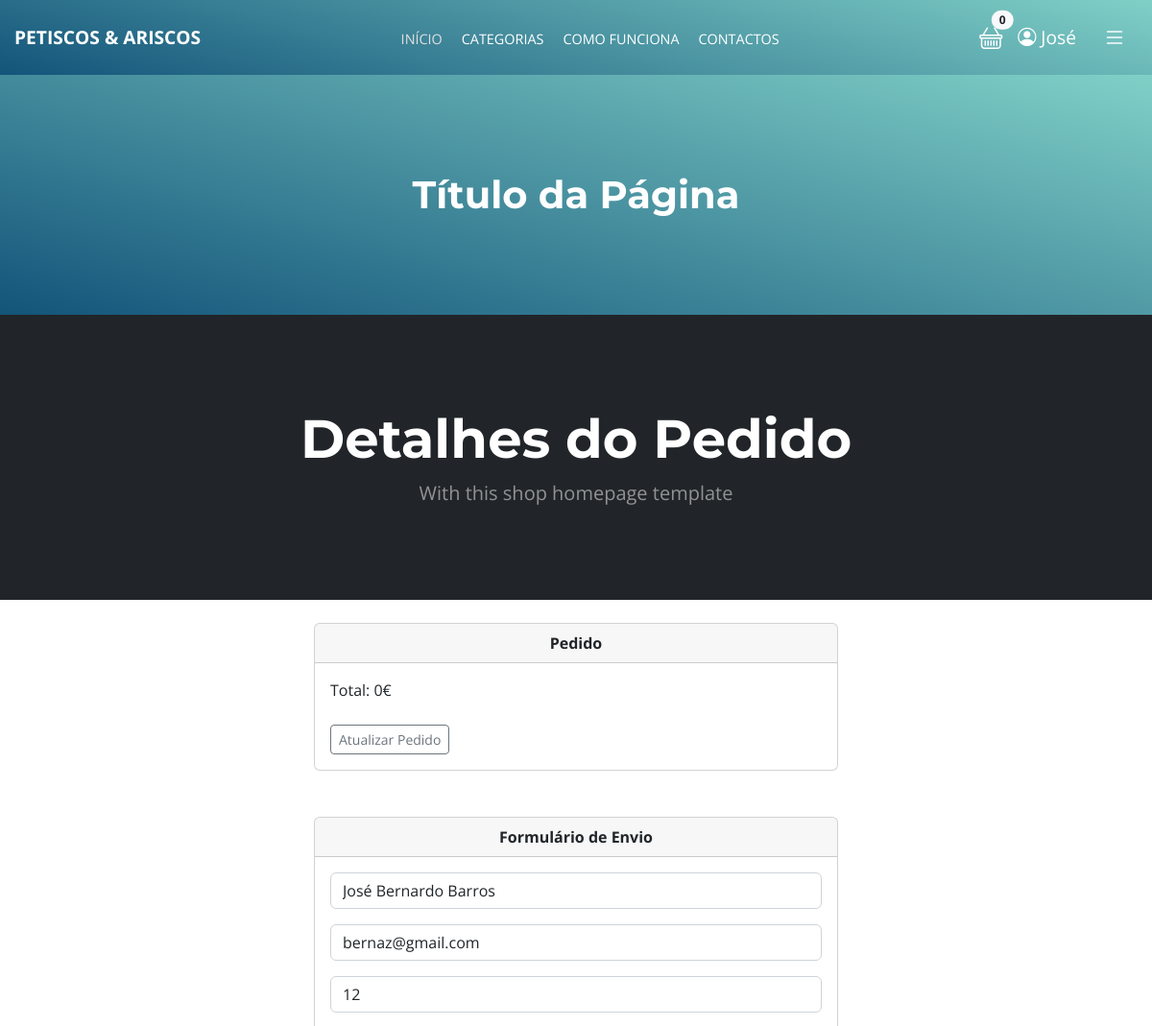
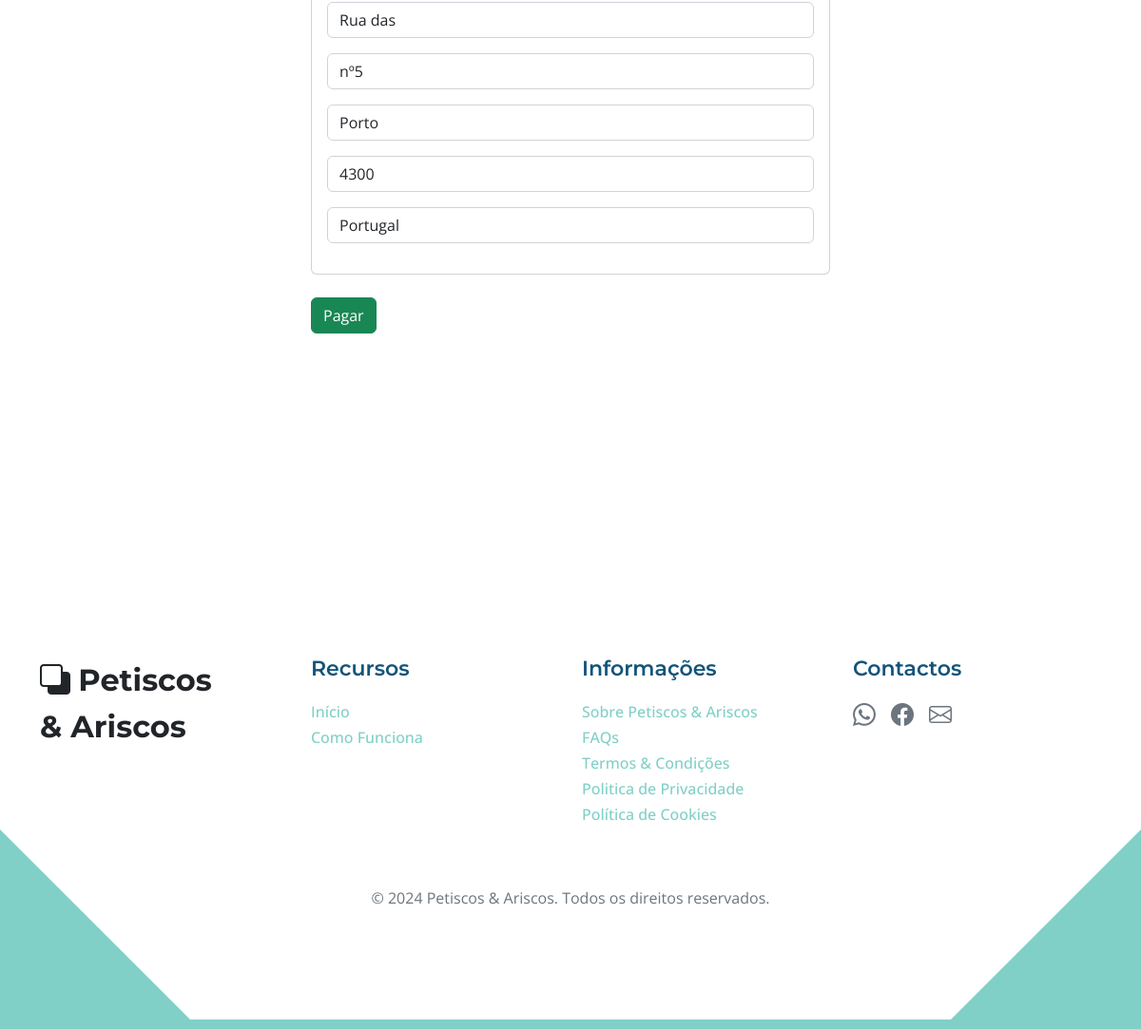
Page /pagamentos/pagamento (signed in) on the committed database (2 pictures, top to bottom).
### pagamentos/models.py (models this page shows, shortened)
class ShippingAddress(models.Model):
    user = models.ForeignKey(User, on_delete=models.CASCADE, null=True, blank=True)
    shipping_full_name = models.CharField(max_length=200)
    shipping_email = models.CharField(max_length=200)
    shipping_address1 = models.CharField(max_length=200)
    shipping_address2 = models.CharField(max_length=200)
    shipping_phone = models.CharField(max_length=200, null=True, blank=True)
    shipping_city = models.CharField(max_length=200, null=True, blank=True)
    shipping_zipcode = models.CharField(max_length=200, null=True, blank=True)
    shipping_country = models.CharField(max_length=200, null=True, blank=True)
    class Meta:
        verbose_name_plural = "Shipping Address"

### pagamentos/views.py (the view)
# urls.py: path('pagamento', views.checkout, name='checkout'),
def checkout(request):
    cart = Cart(request)
    cart_products = cart.get_prods
    quantities = cart.get_quants
    totals = cart.cart_total()
    if request.user.is_authenticated:
        shipping_user = ShippingAddress.objects.get(user__id=request.user.id)
        shipping_form = ShippingForm(request.POST or None, instance=shipping_user)
        return render(request, 'payment/checkout.html', {'cart_products':cart_products, 'quantities': quantities, 'totals':totals, 'shipping_form':shipping_form})
    else:
        shipping_form = ShippingForm(request.POST or None)
        return render(request, 'payment/checkout.html', {'cart_products':cart_products, 'quantities': quantities, 'totals':totals, 'shipping_form':shipping_form})

### carrinho/cart.py (called while the page is built, shortened)
	def __len__(self):
		return len(self.cart)

	def get_prods(self):
		product_ids = self.cart.keys()
		products = Product.objects.filter(id__in=product_ids)
		return products

	def cart_total(self):
		product_ids = self.cart.keys()
		products = Product.objects.filter(id__in=product_ids)
		quantities = self.cart
		total = 0
		return total

### carrinho/context_processors.py (called while the page is built)
def cart(request):
	return {'cart': Cart(request)}

### loja/context_processors.py (called while the page is built)
def categories_context(request):
    desired_order = ['Entradas', 'Saladas', 'Carnes', 'Peixes', 'Tabuas', 'Tartes', 'Sobremesas']
    categories = sorted(
        Category.objects.all(),
        key=lambda x: desired_order.index(x.name) if x.name in desired_order else len(desired_order)
    )
    return {'categories': categories}

### pagamentos/templates/payment/checkout.html (shortened to what this page needs)
{% extends 'base.html' %}
{% block content %}
    <header class="bg-dark py-5">
        <div class="container px-4 px-lg-5 my-5">
            <div class="text-center text-white">
                <h1 class="display-4 fw-bolder">Detalhes do Pedido</h1>
                <p class="lead fw-normal text-white-50 mb-0">With this shop homepage template</p>
            </div>
        </div>
    </header>
    <br/>
    <div class="container">
        <div class="row">
            <div class="col-md-6 offset-md-3">
                <div class="card">
                    <div class="card-header">
                    <strong><center>Pedido</center></strong>
                    </div>
                        <div class="card-body">
                            Total: {{ totals }}€
                            <br/><br/>
                            <a href="{% url 'cart_summary' %}" class="btn btn-sm btn-outline-secondary">Atualizar Pedido</a>
                        </div>
                    </div>
                    <br/><br/>
                    <div class="card">
                        <div class="card-header">
                        <strong><center>Formulário de Envio</center></strong>
                        </div>
                        <div class="card-body">
                            <form method="POST" action="{% url 'billing_info' %}">
                                {{ shipping_form.as_p }}
                        </div>
                    </div>
                    <br/>
                    <button type="submit" class="btn btn-success">Pagar</a>
                    </button>
                </div>
            </div>
        </div>
    <br/><br/><br/><br/><br/><br/><br/><br/><br/><br/>
{% endblock %}

### loja/templates/navbar.html (shortened to what this page needs)
{% load static %}
<nav class="new-navbar">
    <div class="container d-flex justify-content-between align-items-center">
        <a href="{% url 'home' %}" class="new-navbar-brand">Petiscos & Ariscos</a>
        <ul class="new-navbar-nav d-flex mb-0">
            <li class="new-nav-item">
                <a href="{% url 'home' %}" class="new-nav-link active">INÍCIO</a>
            </li>
            <li class="new-nav-item dropdown">
                <a href="#" class="new-nav-link dropdown-toggle" id="dropdownMenu" role="button" data-bs-toggle="dropdown" aria-expanded="false">
                    CATEGORIAS
                </a>
            </li>
            <li class="new-nav-item">
                <a href="{% url 'home' %}#section_4" class="new-nav-link">COMO FUNCIONA</a>
            </li>
            <li class="new-nav-item">
                <a href="#section_5" class="new-nav-link">CONTACTOS</a>
            </li>
        </ul>
        <div class="d-flex align-items-center gap-3">
            <div class="cart-icon position-relative">
                <a href="{% url 'cart_summary' %}" class="cart-link">
                    <i class="bi bi-basket" style="font-size: 1.5rem;"></i>
                    <span class="badge position-absolute top-0 start-100 translate-middle bg-light text-dark rounded-pill" id="cart_quantity">
                        {{ cart|length }}
                    </span>
                </a>
            </div>
            <div class="new-navbar-icons dropdown">
                <a href="#" class="dropdown-toggle no-arrow" id="userDropdown" role="button" data-bs-toggle="dropdown" aria-expanded="false">
                    <i class="bi bi-person-circle"></i>
                    {% if user.is_authenticated %}
                        {{ user.first_name|default:user.username }}
                    {% else %}
                        Conta
                    {% endif %}
                </a>
            </div>
            <button class="btn new-navbar-toggle dropdown-toggle no-arrow" id="customToggle" type="button" data-bs-toggle="dropdown" aria-expanded="false">
                <i class="bi bi-list" style="font-size: 1.5rem;"></i>
            </button>
        </div>
    </div>
</nav>

### static/css/template-topics.css (style rules this page uses)
:root { --white-color: #ffffff; --primary-color: #13547a; --secondary-color: #80d0c7; --section-bg-color: #f0f8ff; --custom-btn-bg-color: #80d0c7; --custom-btn-bg-hover-color: #13547a; --dark-color: #000000; --p-color: #717275; --border-color: #7fffd4; --link-hover-color: #13547a; --body-font-family: 'Open Sans', sans-serif; --title-font-family: 'Montserrat', sans-serif; --h1-font-size: 58px; --h2-font-size: 46px; --h3-font-size: 32px; --h4-font-size: 28px; --h5-font-size: 24px; --h6-font-size: 22px; --p-font-size: 20px; --menu-font-size: 14px; --btn-font-size: 18px; --copyright-font-size: 16px; --border-radius-large: 100px; --border-radius-medium: 20px; --border-radius-small: 10px; --font-weight-normal: 400; --font-weight-medium: 500; --font-weight-semibold: 600; --font-weight-bold: 700; }
body { background-color: var(--white-color); font-family: var(--body-font-family); }
h1, h2, h3, h4, h5, h6 { font-family: var(--title-font-family); font-weight: var(--font-weight-semibold); }
h1 { font-size: var(--h1-font-size); font-weight: var(--font-weight-bold); }
p { color: var(--p-color); font-size: var(--p-font-size); font-weight: var(--font-weight-normal); }
ul li { color: var(--p-color); font-size: var(--p-font-size); font-weight: var(--font-weight-normal); }
a, button { touch-action: manipulation; transition: all 0.3s; }
a { display: inline-block; color: var(--primary-color); text-decoration: none; }
b, strong { font-weight: var(--font-weight-bold); }

### static/css/customs.css (style rules this page uses)
.new-navbar { background: linear-gradient(15deg, #13547a 0%, #80d0c7 100%); padding: 15px 0; position: relative; width: 100%; z-index: 1000; }
.new-navbar .container { max-width: 1200px; margin: 0 auto; padding: 0 15px; }
.new-navbar-brand { font-size: 1.2rem; font-weight: bold; color: #fff; text-decoration: none; text-transform: uppercase; }
.new-navbar-nav { list-style: none; gap: 20px; display: flex; margin: 0 auto; padding: 0; }
.new-nav-item { list-style: none; }
.new-nav-link { color: #fff; font-size: 0.9rem; text-transform: uppercase; text-decoration: none; transition: color 0.3s ease; }
.new-nav-link:hover, .new-nav-link.active { color: #e0e0e0; }
.new-navbar-icons { display: flex; gap: 15px; }
.new-navbar-icons a { color: #fff; font-size: 1.2rem; text-decoration: none; transition: color 0.3s ease; }
.new-navbar-toggle { background: none; border: none; color: white; transition: transform 0.3s ease-in-out; }

### loja/templates/navbar.html (style rules this page uses)
.dropdown-toggle::after { display: none; }
.cart-link { color: #fff; text-decoration: none; position: relative; }
.cart-link .bi-basket { font-size: 1.5rem; }
.cart-link .badge { color: #fff; background-color: #000; }
#customToggle .bi-list { color: #fff; }

### rows in the picture
ShippingAddress: shipping_full_name "José Bernardo Barros", shipping_email "bernaz@gmail.com", shipping_phone "12", shipping_address1 "Rua das", shipping_address2 "nº5", shipping_city "Porto", shipping_zipcode "4300", shipping_country "Portugal"

### other values in the picture
{{ cart|length }} "0"
{{ user.first_name|default:user.username }} "José"
{{ totals }} "0"
